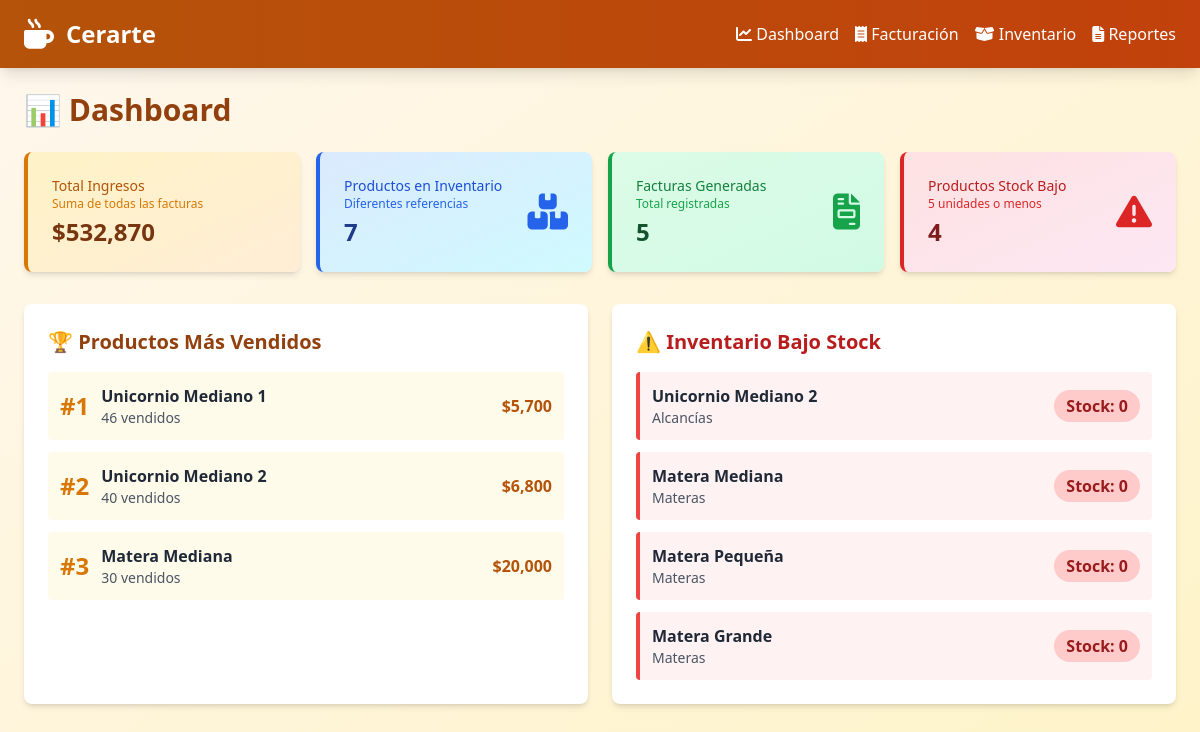
/dashboard, run on the app's committed database.
### tables this page shows
CREATE TABLE productos (
            id INTEGER PRIMARY KEY AUTOINCREMENT,
            nombre TEXT NOT NULL,
            precio REAL NOT NULL,
            stock INTEGER NOT NULL DEFAULT 0,
            categoria TEXT NOT NULL,
            fecha_ingreso TEXT NOT NULL,
            ventas INTEGER NOT NULL DEFAULT 0
        );

### app.py (the view)
@app.route('/dashboard')
def dashboard():
    conn = get_db()
    productos = [dict(r) for r in conn.execute("SELECT * FROM productos ORDER BY ventas DESC").fetchall()]
    facturas  = [dict(r) for r in conn.execute("SELECT * FROM facturas ORDER BY fecha DESC").fetchall()]
    conn.close()
    return render_template('dashboard.html', productos=productos, facturas=facturas,
        total_mes=sum(f['total'] for f in facturas),
        stock_bajo=[p for p in productos if p['stock']<=5],
        top_vendidos=sorted(productos, key=lambda p: p['ventas'], reverse=True)[:3])

### app.py (called while the page is built)
def get_db():
    conn = sqlite3.connect(DB_PATH)
    conn.row_factory = sqlite3.Row
    return conn

### templates/dashboard.html (shortened to what this page needs)
{% extends "base.html" %}
{% set page = 'dashboard' %}
{% block content %}
<div class="p-6">
  <h1 class="text-3xl font-bold text-amber-800 mb-6">📊 Dashboard</h1>
  <div class="grid grid-cols-1 md:grid-cols-4 gap-4 mb-8">
    <div class="bg-gradient-to-br from-amber-100 to-orange-100 p-6 rounded-lg shadow-md border-l-4 border-amber-600">
      <div class="flex items-center justify-between">
        <div>
          <p class="text-amber-700 text-sm font-medium">Total Ingresos</p>
          <p class="text-xs text-amber-600 mb-1">Suma de todas las facturas</p>
          <p class="text-2xl font-bold text-amber-900">${{ "{:,.0f}".format(total_mes) }}</p>
        </div>
      </div>
    </div>
    <div class="bg-gradient-to-br from-blue-100 to-cyan-100 p-6 rounded-lg shadow-md border-l-4 border-blue-600">
      <div class="flex items-center justify-between">
        <div>
          <p class="text-blue-700 text-sm font-medium">Productos en Inventario</p>
          <p class="text-xs text-blue-600 mb-1">Diferentes referencias</p>
          <p class="text-2xl font-bold text-blue-900">{{ productos|length }}</p>
        </div>
        <i class="fas fa-boxes text-blue-600 text-4xl"></i>
      </div>
    </div>
    <div class="bg-gradient-to-br from-green-100 to-emerald-100 p-6 rounded-lg shadow-md border-l-4 border-green-600">
      <div class="flex items-center justify-between">
        <div>
          <p class="text-green-700 text-sm font-medium">Facturas Generadas</p>
          <p class="text-xs text-green-600 mb-1">Total registradas</p>
          <p class="text-2xl font-bold text-green-900">{{ facturas|length }}</p>
        </div>
        <i class="fas fa-file-invoice text-green-600 text-4xl"></i>
      </div>
    </div>
    <div class="bg-gradient-to-br from-red-100 to-pink-100 p-6 rounded-lg shadow-md border-l-4 border-red-600">
      <div class="flex items-center justify-between">
        <div>
          <p class="text-red-700 text-sm font-medium">Productos Stock Bajo</p>
          <p class="text-xs text-red-600 mb-1">5 unidades o menos</p>
          <p class="text-2xl font-bold text-red-900">{{ stock_bajo|length }}</p>
        </div>
        <i class="fas fa-exclamation-triangle text-red-600 text-4xl"></i>
      </div>
    </div>
  </div>
  <div class="grid grid-cols-1 md:grid-cols-2 gap-6">
    <div class="bg-white p-6 rounded-lg shadow-md">
      <h2 class="text-xl font-bold text-amber-800 mb-4">🏆 Productos Más Vendidos</h2>
      <div class="space-y-3">
        {% for p in top_vendidos %}
        <div class="flex items-center justify-between p-3 bg-amber-50 rounded">
          <div class="flex items-center gap-3">
            <span class="text-2xl font-bold text-amber-600">#{{ loop.index }}</span>
            <div>
              <p class="font-semibold text-gray-800">{{ p.nombre }}</p>
              <p class="text-sm text-gray-600">{{ p.ventas }} vendidos</p>
            </div>
          </div>
          <span class="text-amber-700 font-bold">${{ "{:,.0f}".format(p.precio) }}</span>
        </div>
        {% else %}
        <p class="text-gray-500 text-center py-8">Sin datos aún</p>
        {% endfor %}
      </div>
    </div>
    <div class="bg-white p-6 rounded-lg shadow-md">
      <h2 class="text-xl font-bold text-red-700 mb-4">⚠️ Inventario Bajo Stock</h2>
      {% if stock_bajo %}
      <div class="space-y-3">
        {% for p in stock_bajo %}
        <div class="flex items-center justify-between p-3 bg-red-50 rounded border-l-4 border-red-500">
          <div>
            <p class="font-semibold text-gray-800">{{ p.nombre }}</p>
            <p class="text-sm text-gray-600">{{ p.categoria }}</p>
          </div>
          <span class="bg-red-200 text-red-800 px-3 py-1 rounded-full font-bold">
            Stock: {{ p.stock }}
          </span>
        </div>
        {% endfor %}
      </div>
      {% else %}
      <p class="text-gray-500 text-center py-8">✅ Todos los productos tienen stock adecuado</p>
      {% endif %}
    </div>
  </div>
</div>
{% endblock %}

### templates/base.html (shortened to what this page needs)
<!DOCTYPE html>
<html lang="es">
<head>
  <script src="https://cdn.tailwindcss.com"></script>
  <link rel="stylesheet" href="https://cdnjs.cloudflare.com/ajax/libs/font-awesome/6.5.0/css/all.min.css">
</head>
<body class="min-h-screen bg-gradient-to-br from-orange-50 to-amber-100">
  <nav class="bg-gradient-to-r from-amber-700 to-orange-700 text-white shadow-lg">
    <div class="px-6 py-4 flex items-center justify-between">
      <div class="flex items-center gap-3">
        <i class="fas fa-mug-hot text-3xl"></i>
        <h1 class="text-2xl font-bold">Cerarte</h1>
      </div>
      <div class="flex gap-4">
        <a href="/dashboard"   class="nav-btn {% if page=='dashboard'   %}active{% endif %}"><i class="fas fa-chart-line"></i> Dashboard</a>
        <a href="/facturacion" class="nav-btn {% if page=='facturacion' %}active{% endif %}"><i class="fas fa-receipt"></i> Facturación</a>
        <a href="/inventario"  class="nav-btn {% if page=='inventario'  %}active{% endif %}"><i class="fas fa-box-open"></i> Inventario</a>
        <a href="/reportes"    class="nav-btn {% if page=='reportes'    %}active{% endif %}"><i class="fas fa-file-alt"></i> Reportes</a>
      </div>
    </div>
  </nav>
  <main class="max-w-7xl mx-auto">
    {% block content %}{% endblock %}
  </main>
</body>
</html>

### templates/base.html (style rules this page uses)
.nav-btn { @apply px-6 py-2 rounded-lg transition flex items-center gap-2; }
.nav-btn.active { @apply bg-white text-amber-800 font-semibold; }

### data on the page
productos: nombre "Unicornio Mediano 1", ventas "46", precio "5,700"
productos: nombre "Unicornio Mediano 2", ventas "40", precio "6,800", categoria "Alcancías", stock "0"
productos: nombre "Matera Mediana", ventas "30", precio "20,000", categoria "Materas", stock "0"
productos: nombre "Matera Pequeña", categoria "Materas", stock "0"
productos: nombre "Matera Grande", categoria "Materas", stock "0"

### other printed values
{{ "{:,.0f}".format(total_mes) }} "532,870"
{{ productos|length }} "7"
{{ facturas|length }} "5"
{{ stock_bajo|length }} "4"
